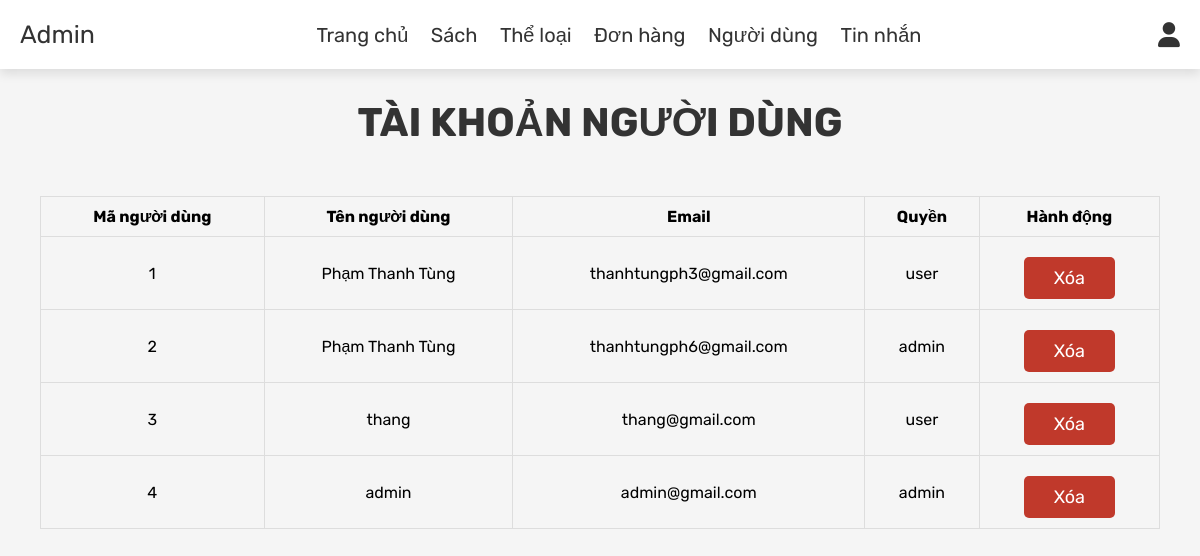
Screenshot of /admin_users.php (signed in) with the database file from the repository.
### tables this page shows
CREATE TABLE `users` (
  `id` int(11) NOT NULL,
  `name` varchar(255) NOT NULL,
  `email` varchar(255) NOT NULL,
  `password` varchar(255) NOT NULL,
  `user_type` varchar(20) NOT NULL DEFAULT 'user'
);

### admin_users.php (the view, shortened to what this page needs)
<?php
include 'config.php';
?>
<!DOCTYPE html>
<html lang="en">
<head>
   <link rel="stylesheet" href="https://cdnjs.cloudflare.com/ajax/libs/font-awesome/6.0.0/css/all.min.css">
   <link rel="stylesheet" href="css/admin_style.css">
   <link rel="stylesheet" href="css/tung.css">
</head>
<body>
   <?php include 'admin_header.php'; ?>
   <section class="users">
      <h1 class="title"> Tài khoản người dùng </h1>
      <section class="show-products">
         <table id="table-product" border="1">
            <tr>
               <th>Mã người dùng</th>
               <th>Tên người dùng</th>
               <th>Email</th>
               <th>Quyền</th>
               <th>Hành động</th>
            </tr>
            <?php
            $select_users = mysqli_query($conn, "SELECT * FROM `users`") or die('query failed');
            if (mysqli_num_rows($select_users) > 0) {
               while ($fetch_users = mysqli_fetch_assoc($select_users)) {
            ?>
                  <tr>
                     <td><?= $fetch_users["id"] ?></td>
                     <td><?= $fetch_users["name"] ?></td>
                     <td><?= $fetch_users["email"] ?></td>
                     <td><?= $fetch_users["user_type"] ?></td>
                     <td>
                        <?php
                        if ($fetch_users['user_type'] == 'admin') {
                        ?>
                           <a href="#" onclick="return confirm('Không thể xóa Admin?');" class="delete-btn">Xóa</a>
                        <?php
                        } else {
                        ?>
                           <a href="admin_users.php?delete=<?php echo $fetch_users['id']; ?>" onclick="return confirm('Xóa người dùng này?');" class="delete-btn">Xóa</a>
                        <?php
                        }
                        ?>
                     </td>
                  </tr>
            <?php
               }
            } else {
               echo '<p class="empty">Không có sách nào được thêm!</p>';
            }
            ?>
         </table>
      </section>
   </section>
</body>
</html>

### css/admin_style.css (style rules this page uses)
:root { --primary: #f05123; --red: #c0392b; --orange: #f39c12; --black: #333; --white: #fff; --light-color: #666; --light-white: #ccc; --light-bg: #f5f5f5; --border: 0.1rem solid var(--black); --box-shadow: 0 0.5rem 1rem rgba(0, 0, 0, 0.1); }
* { font-family: "Rubik", sans-serif; margin: 0; padding: 0; box-sizing: border-box; outline: none; border: none; text-decoration: none; transition: all 0.2s linear; }
html { font-size: 62.5%; overflow-x: hidden; }
body { background-color: var(--light-bg); }
section { padding: 3rem 2rem; }
.title { text-align: center; margin-bottom: 2rem; text-transform: uppercase; color: var(--black); font-size: 4rem; }
.btn, .option-btn, .delete-btn, .white-btn { display: inline-block; margin-top: 1rem; padding: 1rem 3rem; cursor: pointer; color: var(--white); font-size: 1.8rem; border-radius: 0.5rem; text-transform: capitalize; }
.delete-btn { background-color: var(--red); }
.show-products { padding-top: 0; }

### css/tung.css (style rules this page uses)
#table-product { width: 100%; border-collapse: collapse; margin-top: 50px; }
#table-product th, #table-product td { padding: 10px; text-align: center; border: 1px solid #ddd; font-size: 16px; }
#table-product th { background-color: #f5f5f5; }

### rows the page displays
users: id "1", name "Phạm Thanh Tùng", email "thanhtungph3@gmail.com", user_type "user"
users: id "2", name "Phạm Thanh Tùng", email "thanhtungph6@gmail.com", user_type "admin", shows "Xóa"
users: id "3", name "thang", email "thang@gmail.com", user_type "user"
users: id "4", name "admin", email "admin@gmail.com", user_type "admin", shows "Xóa"
